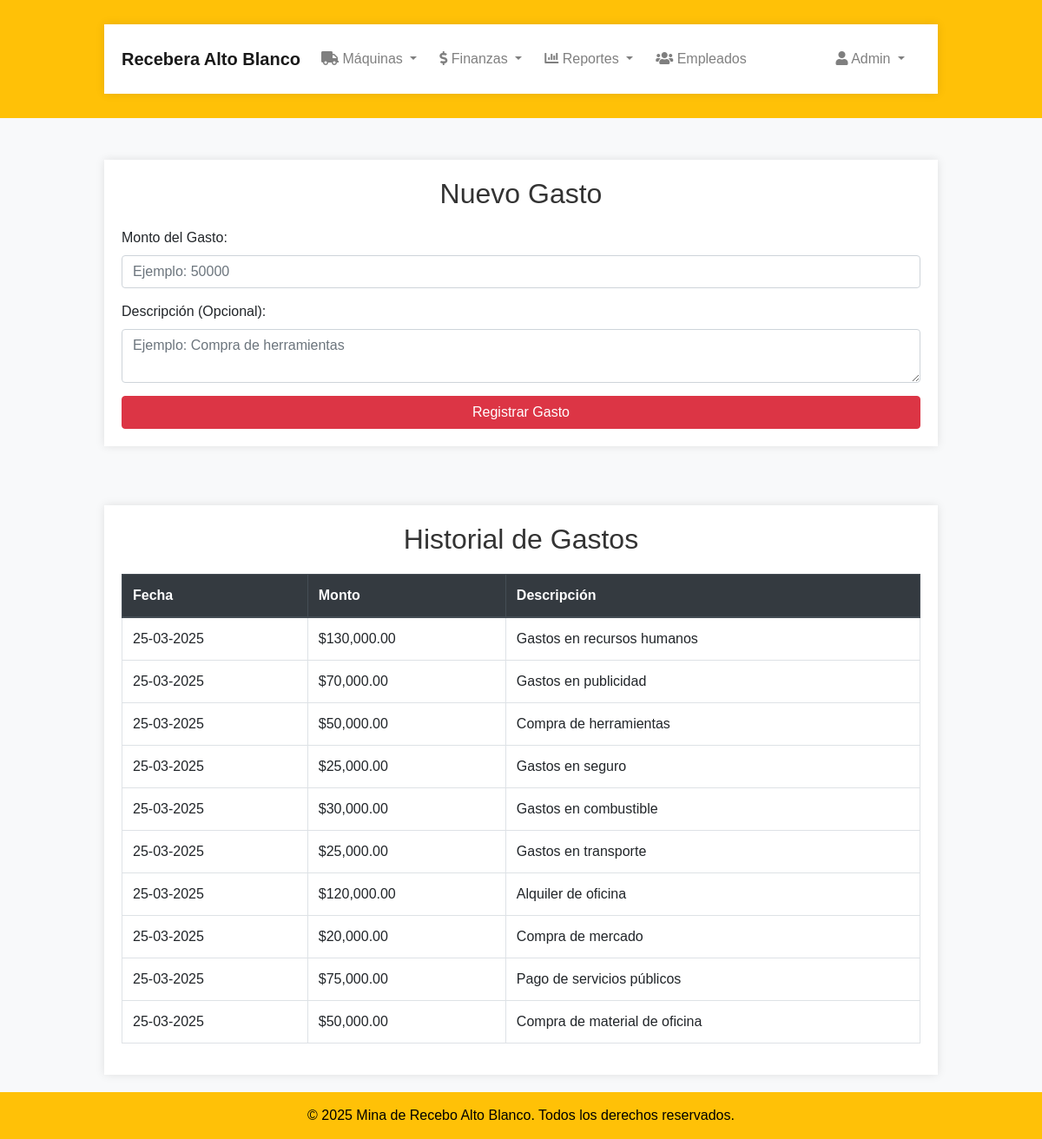
Screenshot of /nuevo_gasto.php (signed in) with the database file from the repository.
### tables this page shows
CREATE TABLE `gastos` (
  `id` int(11) NOT NULL,
  `monto` decimal(10,2) NOT NULL,
  `descripcion` text DEFAULT NULL,
  `fecha` timestamp NOT NULL DEFAULT current_timestamp()
);

### nuevo_gasto.php (the view, shortened to what this page needs)
<?php
$config = include 'config.php';
try {
    $conexion = new PDO(
        'mysql:host=' . $config['db']['host'] . ';dbname=' . $config['db']['dbname'],
        $config['db']['user'],
        $config['db']['pass'],
        $config['db']['options']
    );
    $stmt = $conexion->query("SELECT * FROM gastos ORDER BY fecha DESC");
    $gastos = $stmt->fetchAll();
} catch (PDOException $error) {
    echo "Error: " . $error->getMessage();
}
?>
<?php include 'templates/header.php'; ?>
<div class="container mt-5">
    <h2 class="text-center">Nuevo Gasto</h2>
    <form action="procesar_gasto.php" method="POST">
        <div class="form-group">
            <label for="monto">Monto del Gasto:</label>
            <input type="number" step="0.01" name="monto" class="form-control" placeholder="Ejemplo: 50000" required>
        </div>
        <div class="form-group">
            <label for="descripcion">Descripción (Opcional):</label>
            <textarea name="descripcion" class="form-control" placeholder="Ejemplo: Compra de herramientas"></textarea>
        </div>
        <button type="submit" class="btn btn-danger btn-block">Registrar Gasto</button>
    </form>
</div>
<div class="container mt-5">
    <h2 class="text-center">Historial de Gastos</h2>
    <table class="table table-bordered">
        <thead class="thead-dark">
            <tr>
                <th>Fecha</th>
                <th>Monto</th>
                <th>Descripción</th>
            </tr>
        </thead>
        <tbody>
            <?php foreach ($gastos as $gasto): ?>
                <tr>
                    <td><?php echo date("d-m-Y", strtotime($gasto['fecha'])); ?></td>
                    <td>$<?php echo number_format($gasto['monto'], 2); ?></td>
                    <td><?php echo !empty($gasto['descripcion']) ? $gasto['descripcion'] : 'Sin descripción'; ?></td>
                </tr>
            <?php endforeach; ?>
        </tbody>
    </table>
</div>
<?php include 'templates/footer.php'; ?>

### css/style.css (style rules this page uses)
body { font-family: Arial, sans-serif; background-color: #f8f9fa; margin: 0; padding: 0; }
.container { margin: 20px auto; max-width: 960px; padding: 20px; background: #fff; box-shadow: 0 0 10px rgba(0,0,0,0.1); }
h2 { margin-bottom: 20px; color: #333; }
.form-group { margin-bottom: 15px; }
.btn { margin-top: 10px; }
.table { margin-top: 20px; }

### templates/footer.php (style rules this page uses)
html, body { height: 100%; margin: 0; display: flex; flex-direction: column; }

### rows the page displays
gastos: fecha "25-03-2025", monto "130,000.00", descripcion "Gastos en recursos humanos"
gastos: fecha "25-03-2025", monto "70,000.00", descripcion "Gastos en publicidad"
gastos: fecha "25-03-2025", monto "50,000.00", descripcion "Compra de herramientas"
gastos: fecha "25-03-2025", monto "25,000.00", descripcion "Gastos en seguro"
gastos: fecha "25-03-2025", monto "30,000.00", descripcion "Gastos en combustible"
gastos: fecha "25-03-2025", monto "25,000.00", descripcion "Gastos en transporte"
gastos: fecha "25-03-2025", monto "120,000.00", descripcion "Alquiler de oficina"
gastos: fecha "25-03-2025", monto "20,000.00", descripcion "Compra de mercado"
gastos: fecha "25-03-2025", monto "75,000.00", descripcion "Pago de servicios públicos"
gastos: fecha "25-03-2025", monto "50,000.00", descripcion "Compra de material de oficina"

### other values shown
$_SESSION['nombre'] "Admin"
